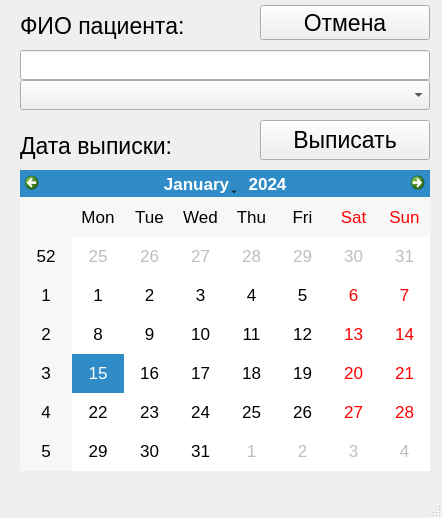
<?xml version="1.0" encoding="UTF-8"?>
<ui version="4.0">
 <class>MainWindow</class>
 <widget class="QMainWindow" name="MainWindow">
  <property name="geometry">
   <rect>
    <x>0</x>
    <y>0</y>
    <width>442</width>
    <height>518</height>
   </rect>
  </property>
  <property name="windowTitle">
   <string>Выписка пациента</string>
  </property>
  <widget class="QWidget" name="centralwidget">
   <widget class="QComboBox" name="name_patient">
    <property name="geometry">
     <rect>
      <x>20</x>
      <y>80</y>
      <width>410</width>
      <height>30</height>
     </rect>
    </property>
    <property name="font">
     <font>
      <pointsize>15</pointsize>
     </font>
    </property>
    <property name="maxVisibleItems">
     <number>15</number>
    </property>
   </widget>
   <widget class="QLabel" name="label_4">
    <property name="geometry">
     <rect>
      <x>20</x>
      <y>10</y>
      <width>230</width>
      <height>31</height>
     </rect>
    </property>
    <property name="font">
     <font>
      <pointsize>17</pointsize>
     </font>
    </property>
    <property name="text">
     <string>ФИО пациента:</string>
    </property>
   </widget>
   <widget class="QCalendarWidget" name="choice_date">
    <property name="geometry">
     <rect>
      <x>20</x>
      <y>170</y>
      <width>410</width>
      <height>301</height>
     </rect>
    </property>
    <property name="font">
     <font>
      <pointsize>13</pointsize>
     </font>
    </property>
   </widget>
   <widget class="QLabel" name="label_5">
    <property name="geometry">
     <rect>
      <x>20</x>
      <y>130</y>
      <width>230</width>
      <height>31</height>
     </rect>
    </property>
    <property name="font">
     <font>
      <pointsize>17</pointsize>
     </font>
    </property>
    <property name="text">
     <string>Дата выписки:</string>
    </property>
   </widget>
   <widget class="QPushButton" name="button_discharge">
    <property name="geometry">
     <rect>
      <x>260</x>
      <y>120</y>
      <width>170</width>
      <height>40</height>
     </rect>
    </property>
    <property name="font">
     <font>
      <pointsize>17</pointsize>
     </font>
    </property>
    <property name="text">
     <string>Выписать</string>
    </property>
   </widget>
   <widget class="QLineEdit" name="search">
    <property name="geometry">
     <rect>
      <x>20</x>
      <y>50</y>
      <width>410</width>
      <height>30</height>
     </rect>
    </property>
    <property name="font">
     <font>
      <pointsize>15</pointsize>
     </font>
    </property>
   </widget>
   <widget class="QPushButton" name="cancel_button">
    <property name="geometry">
     <rect>
      <x>260</x>
      <y>5</y>
      <width>170</width>
      <height>35</height>
     </rect>
    </property>
    <property name="font">
     <font>
      <pointsize>17</pointsize>
     </font>
    </property>
    <property name="text">
     <string>Отмена</string>
    </property>
   </widget>
  </widget>
  <widget class="QMenuBar" name="menubar">
   <property name="geometry">
    <rect>
     <x>0</x>
     <y>0</y>
     <width>442</width>
     <height>18</height>
    </rect>
   </property>
  </widget>
  <widget class="QStatusBar" name="statusbar"/>
 </widget>
 <resources/>
 <connections/>
</ui>
